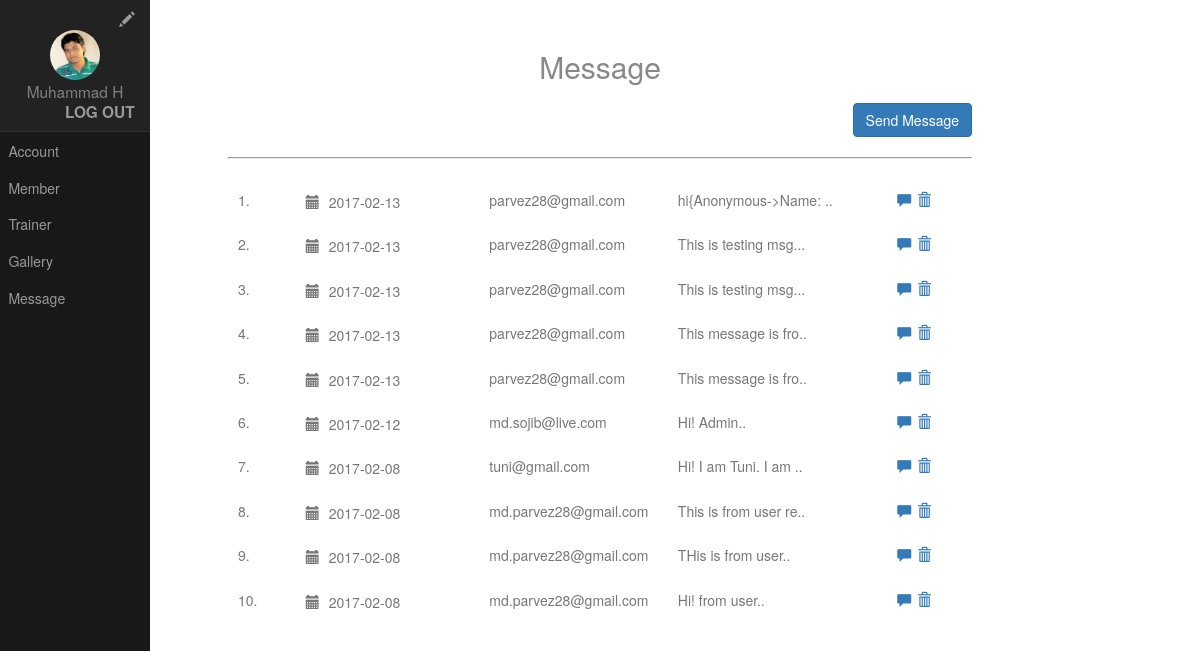
/admin/message.php (signed in), run on the app's committed database.
### tables this page shows
CREATE TABLE `messages` (
  `id` int(11) NOT NULL,
  `date` date NOT NULL,
  `to_email` varchar(32) NOT NULL,
  `from` varchar(32) NOT NULL,
  `message` varchar(512) NOT NULL,
  `status` int(1) NOT NULL DEFAULT '0',
  `fk_id` int(32) NOT NULL DEFAULT '0'
);

### admin/message.php (called while the page is built, shortened)
<?php
include 'index.php';
?>

### php/database_services.php (called while the page is built, shortened)
<?php
class DatabaseHelper{
	function retrieveData($table_name,$email){
		$sql = "SELECT * FROM `$table_name` WHERE email = '$email'";
		$result = $GLOBALS['connection']->query($sql);
		if ($result->num_rows==1) {
			$row = $result->fetch_assoc();
			return $row;
		}else{
			return 0;
		}
	}
	function runQuery($sql){
		$result = $GLOBALS['connection']->query($sql);
		return $result;
	}
}
?>

### admin/pages/message_page.php (the view, shortened to what this page needs)
<h2 class="content-subhead" style="text-align: center;">Message</h2>
	<div style="text-align: right;">
	<a href="send_message.php">
    <button type="submit" class="btn btn-primary" name="send_message">Send Message</button>
    </a>
    </div>
<hr style="border-style: inset;border-width: 1px;">
<div>
	<?php
		if (!empty($email)) {
			$i  = 1;
			$query = new DatabaseHelper();
			$sql = "SELECT * FROM `messages` WHERE to_email = '$email' ORDER BY id DESC";
			$result=$query->runQuery($sql);
			while($row=$result->fetch_array()){
	?>
		<div class="row" style="padding: 10px;background-color: <?php if($row['status']==0){echo "#adebad";}?>">
			<div class="col-sm-1">
				<?php echo $i.".";?>
			</div>
			<div class="col-sm-3">
				<span class="glyphicon glyphicon-calendar" style="padding: 5px"></span>
				<?php echo $row['date'];?>
			</div>
			<div class="col-sm-3">
				<?php echo substr($row['from'], 0,22);?>
			</div>
			<div class="col-sm-3">
				<?php echo substr($row['message'], 0,20).'..';?>
			</div>
			<div class="col-sm-2" style="text-align: center;">
				<a href="read_message.php?msg=<?php echo $row['id'];?>" style="padding-right: 2px">
					<span class="glyphicon glyphicon-comment"></span>
				</a>
				<a href="?del=<?php echo $row['id'];?>">
					<span class="glyphicon glyphicon-trash"></span>
				</a>
			</div>
		</div>
	<?php
				$i++;
			}
	}else{
	}
	?>
</div>

### admin/header.php (shortened to what this page needs)
<div id="layout">
    <div id="menu">
        <div class="pure-menu">
            <div class="pure-menu-heading" style="background-color: #222222;">
                <div style="text-align: right;">
                <a href="admin_profile.php"><span class="glyphicon glyphicon-pencil"></span></a>
                </div>
                <div style="color: gray;text-align: center;text-transform:none;">
                <img class = "img-circle" src="../images/<?php echo $image_name;?>" style="width: 50px;height: auto;">
                <br>
                <?php echo substr($name, 0,10);?>
                </div>
                <div style="text-align: right;font-weight: bold;">
                    <a href="?logout">Log out</a>
                </div>
            </div>
            <ul class="pure-menu-list">
                <li class="pure-menu-item"><a href="account.php" class="pure-menu-link">Account</a></li>
                <li class="pure-menu-item"><a href="member_list.php" class="pure-menu-link">Member</a></li>
                <li class="pure-menu-item"><a href="trainer.php" class="pure-menu-link">Trainer</a></li>
                <li class="pure-menu-item"><a href="gallery.php" class="pure-menu-link">Gallery</a></li>
                <li class="pure-menu-item"><a href="message.php" class="pure-menu-link">Message</a></li>
            </ul>
        </div>
    </div>
</div>

### assets/css/side-menu-web.css (style rules this page uses)
html { font-family:sans-serif;-ms-text-size-adjust:100%;-webkit-text-size-adjust:100% }
body { margin:0 }
a { background-color:transparent }
img { border:0 }
hr { box-sizing:content-box;height:0 }
button,input,optgroup,select,textarea { color:inherit;font:inherit;margin:0 }
button { overflow:visible }
button,select { text-transform:none }
button,html input[type=button],input[type=reset],input[type=submit] { -webkit-appearance:button;cursor:pointer }
.pure-button,.pure-form input:not([type]),.pure-menu { box-sizing:border-box }
.pure-menu-item,.pure-menu-list { position:relative }
.pure-menu-list { list-style:none;margin:0;padding:0 }
.pure-menu-item { padding:0;margin:0;height:100% }
.pure-menu-heading,.pure-menu-link { display:block;text-decoration:none;white-space:nowrap }
.pure-menu-heading { text-transform:uppercase;color:#565d64 }
.pure-menu-link { color:#777 }
.pure-menu-disabled,.pure-menu-heading,.pure-menu-link { padding:.5em 1em }

### assets/css/side-menu.css (style rules this page uses)
body { color: #777; }
#layout, #menu, .menu-link { -webkit-transition: all 0.2s ease-out; -moz-transition: all 0.2s ease-out; -ms-transition: all 0.2s ease-out; -o-transition: all 0.2s ease-out; transition: all 0.2s ease-out; }
#layout { position: relative; left: 0; padding-left: 0; }
.content-subhead { margin: 50px 0 20px 0; font-weight: 300; color: #888; }
#menu { margin-left: -150px; width: 150px; position: fixed; top: 0; left: 0; bottom: 0; z-index: 1000; background: #191818; overflow-y: auto; -webkit-overflow-scrolling: touch; }
#menu a { color: #999; border: none; padding: 0.6em 0 0.6em 0.6em; }
#menu .pure-menu, #menu .pure-menu ul { border: none; background: transparent; }
#menu .pure-menu ul, #menu .pure-menu .menu-item-divided { border-top: 1px solid #333; }
#menu .pure-menu-selected, #menu .pure-menu-heading { background: #1f8dd6; }
#menu .pure-menu-heading { font-size: 110%; color: #fff; margin: 0; }
@media (min-width: 48em) { #layout { padding-left: 150px; left: 0; } }
@media (min-width: 48em) { #menu { left: 150px; } }

### data on the page
messages: date "2017-02-13", from "parvez28@gmail.com", message "hi{Anonymous->Name:"
messages: date "2017-02-13", from "parvez28@gmail.com", message "This is testing msg."
messages: date "2017-02-13", from "parvez28@gmail.com", message "This is testing msg."
messages: date "2017-02-13", from "parvez28@gmail.com", message "This message is fro"
messages: date "2017-02-13", from "parvez28@gmail.com", message "This message is fro"
messages: date "2017-02-12", from "md.sojib@live.com", message "Hi! Admin"
messages: date "2017-02-08", from "tuni@gmail.com", message "Hi! I am Tuni. I am"
messages: date "2017-02-08", from "md.parvez28@gmail.com", message "This is from user re"
messages: date "2017-02-08", from "md.parvez28@gmail.com", message "THis is from user"
messages: date "2017-02-08", from "md.parvez28@gmail.com", message "Hi! from user"

### other printed values
substr($name, 0,10) "Muhammad H"
